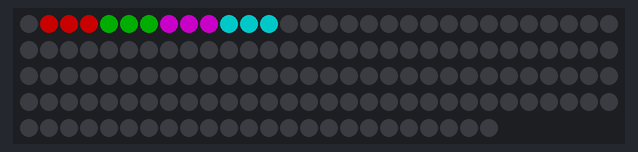
Recording of a sketch running on a simulated Arduino Uno, built for the host (arithmetic inside an expression is 32-bit, double 64-bit). On the bench: 144 RGB LEDs in strip order, left to right, continuing on the next row. Dim RGB values are drawn brighter than linear.

Above: at 0.15 s.
At 1.05 s:
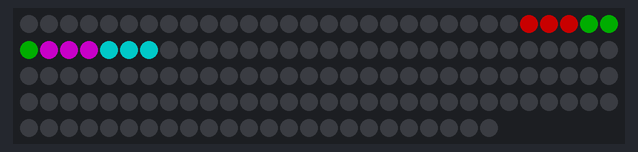
At 2.26 s:
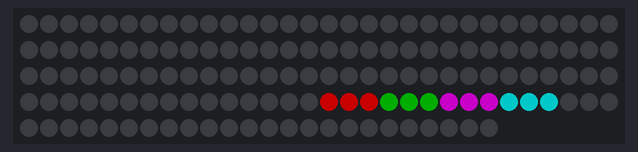
At 2.86 s:
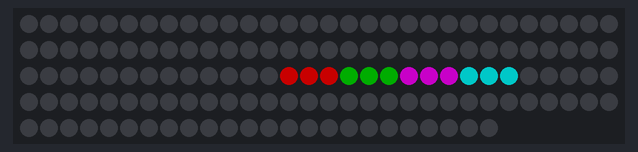
At 4.66 s:
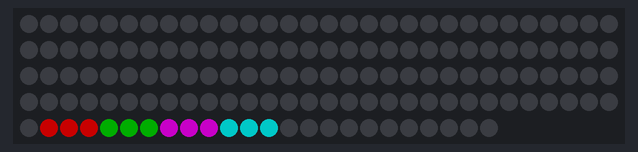
At 5.87 s:
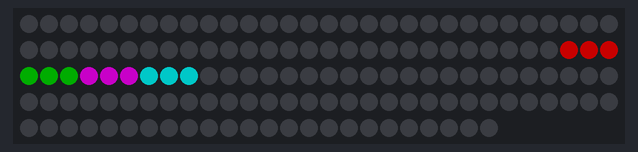

The sketch:

Ledice-Matias.ino
```cpp
#include <FastLED.h>
#define ST_LEDIC 144
#define DATA_PIN 6

CRGB trak[ST_LEDIC];

void setup() {
  FastLED.addLeds<NEOPIXEL, DATA_PIN>(trak, ST_LEDIC);
  FastLED.setBrightness(100);
}

void loop() {
  for(int lucka = 0; lucka < ST_LEDIC; lucka++) {
    int luckab11 = lucka+1;
    int luckab12 = luckab11+1;
    int luckab13 = luckab12+1;
    int luckab21 = luckab13+1;
    int luckab22 = luckab21+1;
    int luckab23 = luckab22+1;
    int luckab31 = luckab23+1;
    int luckab32 = luckab31+1;
    int luckab33 = luckab32+1;
    int luckab41 = luckab33+1;
    int luckab42 = luckab41+1;
    int luckab43 = luckab42+1;

    trak[luckab11] = CRGB::Red;
    trak[luckab12] = CRGB::Red;
    trak[luckab13] = CRGB::Red;
    trak[luckab21] = CRGB::Green;
    trak[luckab22] = CRGB::Green;
    trak[luckab23] = CRGB::Green;
    trak[luckab31] = CRGB::Magenta;
    trak[luckab32] = CRGB::Magenta;
    trak[luckab33] = CRGB::Magenta;
    trak[luckab41] = CRGB::Aqua;
    trak[luckab42] = CRGB::Aqua;
    trak[luckab43] = CRGB::Aqua;

    FastLED.show();

    trak[luckab11] = CRGB::Black;
    trak[luckab12] = CRGB::Black;
    trak[luckab13] = CRGB::Black;
    trak[luckab21] = CRGB::Black;
    trak[luckab22] = CRGB::Black;
    trak[luckab23] = CRGB::Black;
    trak[luckab31] = CRGB::Black;
    trak[luckab32] = CRGB::Black;
    trak[luckab33] = CRGB::Black;
    trak[luckab41] = CRGB::Black;
    trak[luckab42] = CRGB::Black;
    trak[luckab43] = CRGB::Black;

    delay(1);
  }
}
```

Measured:
- by itself, everything shown: repeats every 5.4 s, in 18 steps
